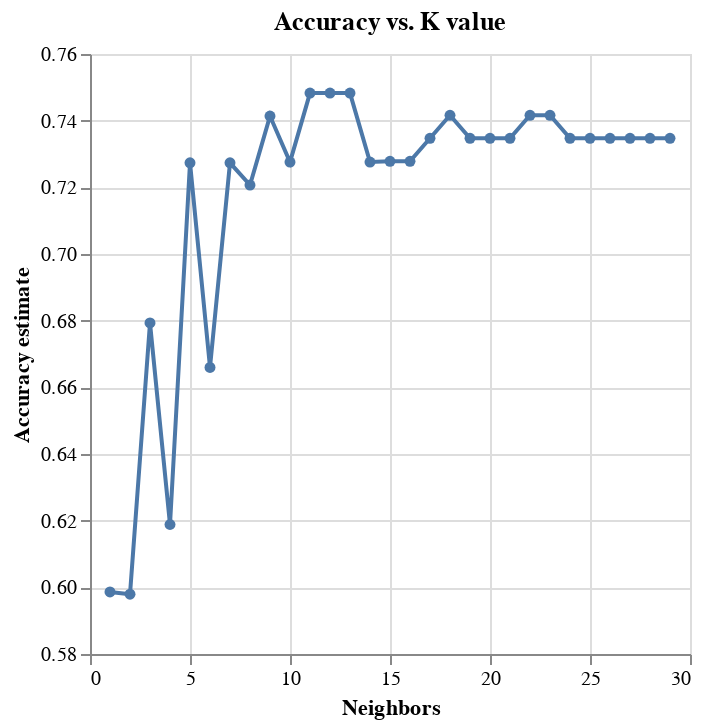

This figure's notebook cell:
### Code cell
# decide which number of neighbors is best by plotting the accuracy versus k
accuracy_vs_k = alt.Chart(accuracies_grid, title = "Accuracy vs. K value").mark_line(point=True).encode(
    x=alt.X("n_neighbors").title("Neighbors"),
    y=alt.Y("mean_test_score")
        .scale(zero=False)
        .title("Accuracy estimate")
)

accuracy_vs_k

### Figure 1 — Vega-Lite specification as saved in the notebook (floating-point values rounded to 4 significant figures)
{"config": {"view": {"continuousWidth": 300, "continuousHeight": 300}}, "data": {"name": "data-c9909fa4775364df59d2f9a972115a6d"}, "mark": {"type": "line", "point": true}, "encoding": {"x": {"field": "n_neighbors", "title": "Neighbors", "type": "quantitative"}, "y": {"field": "mean_test_score", "scale": {"zero": false}, "title": "Accuracy estimate", "type": "quantitative"}}, "title": "Accuracy vs. K value", "$schema": "https://vega.github.io/schema/vega-lite/v5.16.3.json", "datasets": {"data-c9909fa4775364df59d2f9a972115a6d": [{"n_neighbors": 1, "mean_test_score": 0.5986, "sem_test_score": 0.02695}, {"n_neighbors": 2, "mean_test_score": 0.5979, "sem_test_score": 0.03515}, {"n_neighbors": 3, "mean_test_score": 0.6793, "sem_test_score": 0.02019}, {"n_neighbors": 4, "mean_test_score": 0.6189, "sem_test_score": 0.005462}, {"n_neighbors": 5, "mean_test_score": 0.7274, "sem_test_score": 0.01452}, {"n_neighbors": 6, "mean_test_score": 0.666, "sem_test_score": 0.03036}, {"n_neighbors": 7, "mean_test_score": 0.7274, "sem_test_score": 0.01608}, {"n_neighbors": 8, "mean_test_score": 0.7207, "sem_test_score": 0.01148}, {"n_neighbors": 9, "mean_test_score": 0.7414, "sem_test_score": 0.008915}, {"n_neighbors": 10, "mean_test_score": 0.7276, "sem_test_score": 0.01247}, {"n_neighbors": 11, "mean_test_score": 0.7483, "sem_test_score": 0.008644}, {"n_neighbors": 12, "mean_test_score": 0.7483, "sem_test_score": 0.008644}, {"n_neighbors": 13, "mean_test_score": 0.7483, "sem_test_score": 0.008644}, {"n_neighbors": 14, "mean_test_score": 0.7276, "sem_test_score": 0.007775}, {"n_neighbors": 15, "mean_test_score": 0.7278, "sem_test_score": 0.001425}, {"n_neighbors": 16, "mean_test_score": 0.7278, "sem_test_score": 0.001425}, {"n_neighbors": 17, "mean_test_score": 0.7347, "sem_test_score": 0.003998}, {"n_neighbors": 18, "mean_test_score": 0.7416, "sem_test_score": 0.004519}, {"n_neighbors": 19, "mean_test_score": 0.7347, "sem_test_score": 0.003998}, {"n_neighbors": 20, "mean_test_score": 0.7347, "sem_test_score": 0.003998}, {"n_neighbors": 21, "mean_test_score": 0.7347, "sem_test_score": 0.003998}, {"n_neighbors": 22, "mean_test_score": 0.7416, "sem_test_score": 0.008245}, {"n_neighbors": 23, "mean_test_score": 0.7416, "sem_test_score": 0.008245}, {"n_neighbors": 24, "mean_test_score": 0.7347, "sem_test_score": 0.003998}, {"n_neighbors": 25, "mean_test_score": 0.7347, "sem_test_score": 0.003998}, {"n_neighbors": 26, "mean_test_score": 0.7347, "sem_test_score": 0.003998}, {"n_neighbors": 27, "mean_test_score": 0.7347, "sem_test_score": 0.003998}, {"n_neighbors": 28, "mean_test_score": 0.7347, "sem_test_score": 0.003998}, {"n_neighbors": 29, "mean_test_score": 0.7347, "sem_test_score": 0.003998}]}}
